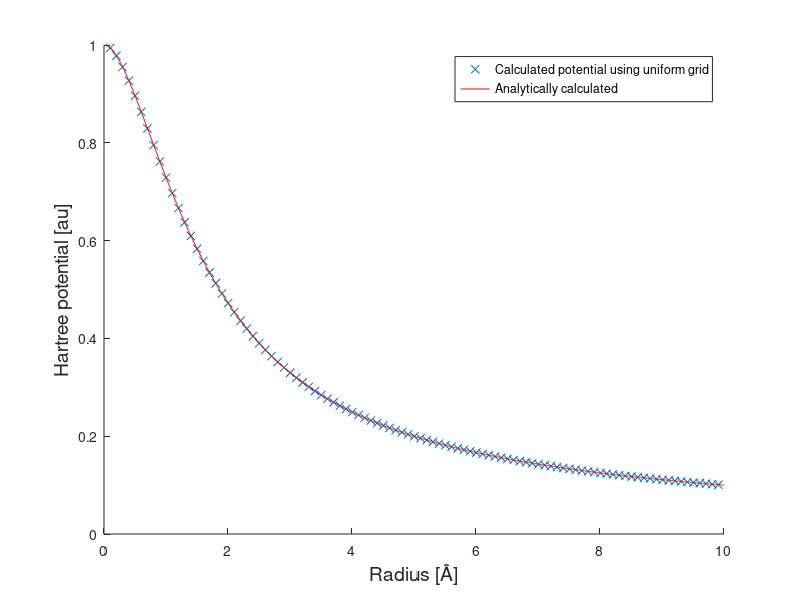

Source code (MATLAB):
clear all
clc
clf

nPoints = 1000;
rMax = 10;

nIterations = 500000;

stepWidth = rMax / (nPoints-1);

radius = linspace(0,rMax,nPoints);

% Electron density - hydrogen
n = zeros(1,nPoints);
for ri = 1:nPoints
    n(ri) = exp(-2*radius(ri))/pi;
end

% % Electron density - helium
% load('helium_coefficient.mat')
% a = [0.297104, 1.236745, 5.749982, 38.216677];
% chi = @(rad) [exp(-a(1)*rad^2), exp(-a(2)*rad^2), exp(-a(3)*rad^2), exp(-a(4)*rad^2) ];
% phi = @(rad) chi(rad)*C;
% n = zeros(1,nPoints);
% for ri = 1:nPoints
%     n(ri) = phi(radius(ri))^2;
% end

disp('Checking normalization - should be 1')
4*pi*trapz(n.*radius.*radius)*stepWidth

% Relaxation
U = zeros(nPoints);
u = zeros(nPoints,1);

for i = 1:nPoints
    U(i,i) = -2;
end
for i = 2:nPoints
    U(i-1,i) = 1;
    U(i,i-1) = 1;
end
% FUCKING MAGIC, HOW DOES THIS WORK? ;)
U(1,1) = 1;
U(1,2) = 0;
U(end:end) = 1;
U(end:end-1) = 0;
u = U\(4*pi*radius.*n.*stepWidth^2)';
a=trapz(u.^2)*stepWidth

% Translating back to reality
V = zeros(1,nPoints);
for ri = 1:nPoints
    V(ri) = -u(ri)/radius(ri) + 1/rMax;
end

% For reference / testing
V_hartree = zeros(1,nPoints);
for ri = 1:nPoints
    V_hartree(ri) = (1/radius(ri)) - (1 + (1/radius(ri)))*exp(-2*radius(ri));
end


% Plotting
hold on
plot(radius(1:10:end),V(1:10:end),'x')
plot(radius,V_hartree, 'r')
%plot(radius,n,'k')
hold off
legend('Calculated potential using uniform grid', 'Analytically calculated', 'Density')
xlabel('Radius [Å]','FontSize',14)
ylabel('Hartree potential [au]', 'FontSize', 14)
%saveas(gcf,'task2_hydrogen.png','png')
